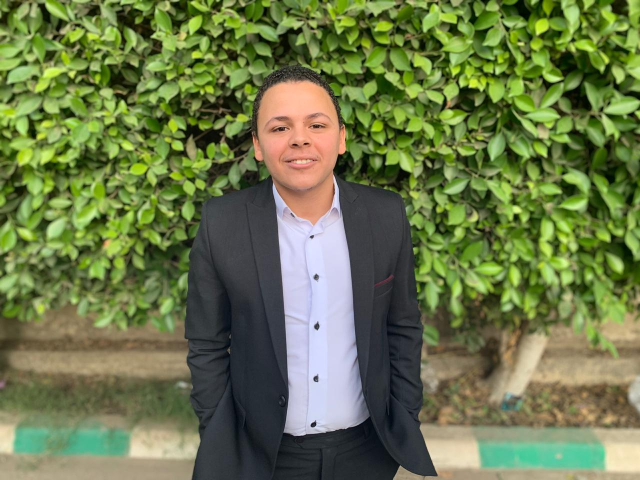
#> input picture Test/1.jpg, 1280 x 960 px (shown at 1/2 size)
$ jupyter execute --allow-errors 'Pipeline Fourth Step.ipynb'   (shell and % lines are left out)
#> lines starting #> are read from the running program, lines starting #| are printed output that depends on the picture; after the words box and inside, x2 and y2 are one past the last pixel; in counts of white or black regions, pixels touching at a corner belong together
[cell 1]
import numpy as np
import pandas as pd
import matplotlib.pyplot as plt
import sklearn
import pickle
import cv2

[cell 2]
# load all the models
haar = cv2.CascadeClassifier('./crop/haarcascade_frontalface_default.xml')
# pickle files
mean  = pickle.load(open('./crop/mean_preprocess.pickle','rb'))
#> (reads crop/mean_preprocess.pickle from the repository)
model_svm  = pickle.load(open('./crop/model_svm.pickle','rb'))
#> (reads crop/model_svm.pickle from the repository)
#> (the rest of this cell did not finish here and is left out)

[cell 3]
name = ['Abdelrahman','Ahmed','Ibrahim','Waleed']
font = cv2.FONT_HERSHEY_SIMPLEX

[cell 4]
# test data
test_data_path = './Test/1.jpg'
color = 'bgr'
# step-1: read image
img = cv2.imread(test_data_path)
#> img is the input picture: shape (960, 1280, 3); mean B, G, R 74.5, 119.5, 107.3
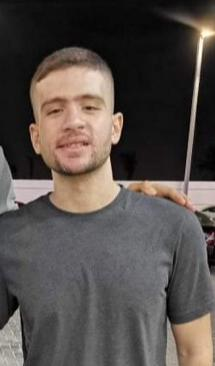
#> input picture Test/3.jpeg, 215 x 366 px
#> further down, img is the input picture: PIL image 215x366 RGB; mean R, G, B 86.1, 78.7, 74.7


def pipeline_model(img,color='rgb'):
    # step-2: convert into gray scale
#> called with color = 'rgb'
    if color == 'bgr':
        gray = cv2.cvtColor(img,cv2.COLOR_BGR2GRAY)
    else:
        gray = cv2.cvtColor(img,cv2.COLOR_RGB2GRAY)
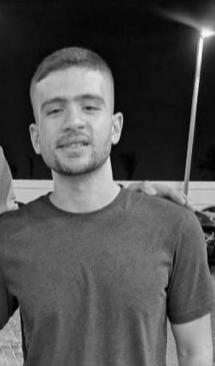
#> gray: shape (366, 215); min 0, max 253, mean 80.4
    # step-3: crop the face (using haar cascase classifier)
    faces = haar.detectMultiScale(gray,1.5,3)
#> faces = [[12, 58, 122, 122]]
    for x,y,w,h in faces:
        cv2.rectangle(img,(x,y),(x+w,y+h),(0,255,0),2) # drawing rectangle
        roi = gray[y:y+h,x:x+w] # crop image
        # step - 4: normalization (0-1)
        roi = roi / 255.0
        # step-5: resize images (100,100)
        if roi.shape[1] > 100:
            roi_resize = cv2.resize(roi,(100,100),cv2.INTER_AREA)
        else:
            roi_resize = cv2.resize(roi,(100,100),cv2.INTER_CUBIC)
        # step-6: Flattening (1x10000)
        roi_reshape = roi_resize.reshape(1,10000) # 1,-1
        # step-7: subptract with mean
        roi_mean = roi_reshape - mean
        # step -8: get eigen image
        eigen_image = model_pca.transform(roi_mean)
        # step -9: pass to ml model (svm)
        results = model_svm.predict_proba(eigen_image)[0]
        # step -10:
        predict = results.argmax() # 0 or 1
        score = results[predict]
        # step -11:
        text = "%s : %0.2f"%(name[predict],score)
        cv2.putText(img,text,(x,y),font,1,(0,255,0),2)
#> this loop made 1 pass
#> pass 1, in pipeline_model, `roi = gray[y:y+h,x:x+w]`:
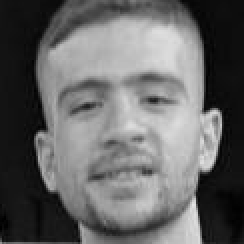
#> roi: shape (122, 122) (shown 2 times larger); min 0, max 227, mean 102.1
#> pass 1, in pipeline_model, `roi_resize = cv2.resize(roi,(100,100),cv2.INTER_AREA)`:
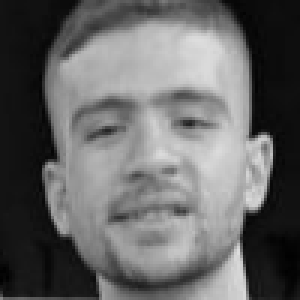
#> roi_resize: shape (100, 100) float64 (shown 3 times larger); min 0.00467, max 0.87, mean 0.4
#> after the loop:
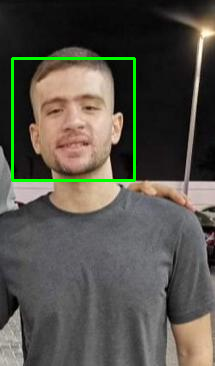
#> img: shape (366, 215, 3); 1.86% of pixels changed, all inside (x1, y1, x2, y2) = (11, 57, 136, 182)
    return img

[cell 5]
from PIL import Image
import matplotlib.image as mat_image

[cell 6]
test_data_path = './Test/3.jpeg'
color = 'bgr'
# step-1: read image
img = Image.open(test_data_path) # rgb
# step2: convert into array
img = np.array(img)
# step3: pass to pipeline model
#> (the rest of this cell did not finish here and is left out)
